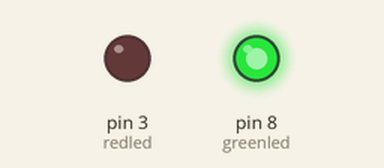
This sketch was run on a simulated Arduino Uno, built with avr-gcc and run on an emulated ATmega328P. Parts: output pins drawn as LEDs (lit = HIGH).

Above: at 0.5 s.
At 6.5 s:
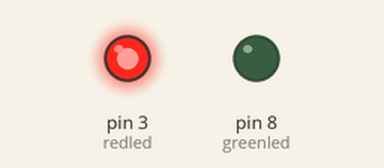
At 13.5 s:
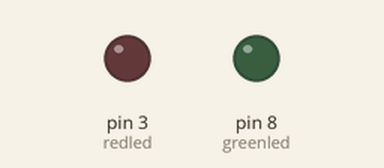
Timing chart, 0 to 15.6 s (numbered marks = the images above):
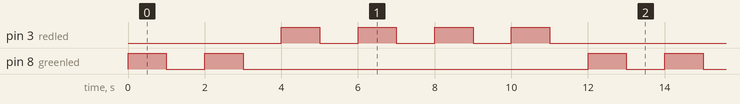

The sketch:

Day_08_2_led_dimmer.ino
```cpp
int greenled=8;
int redled=3;
int gdelay=1000;
int rdelay=1000;
int j;
int gblink=2;
int rblink=4;
void setup() {
  // put your setup code here, to run once:
pinMode(greenled,OUTPUT);
pinMode(redled,OUTPUT);
Serial.begin(115200);
}

void loop() {
  // put your main code here, to run repeatedly:
  for(j=1; j<=gblink; j=j+1){
digitalWrite(greenled,HIGH);
delay(gdelay);
digitalWrite(greenled,LOW);
delay(gdelay);
  }

for(j=1; j<=rblink; j=j+1){
digitalWrite(redled,HIGH);
delay(rdelay);
digitalWrite(redled,LOW);
delay(rdelay);

}

}
```

Measured:
- by itself, pin 3 (redled): repeats every 12.0 s: 3 × (LOW 1.0 s, HIGH 1.0 s), LOW 5.0 s, HIGH 1.0 s
- by itself, pin 8 (greenled): repeats every 12.0 s: LOW 1.0 s, HIGH 1.0 s, LOW 9.0 s, HIGH 1.0 s
- by itself, everything shown: repeats every 12.0 s, in 12 steps
